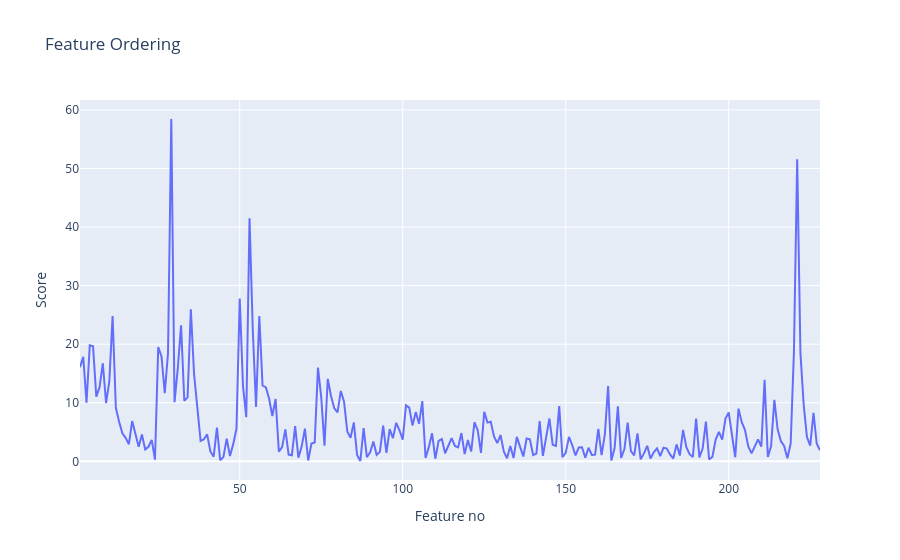
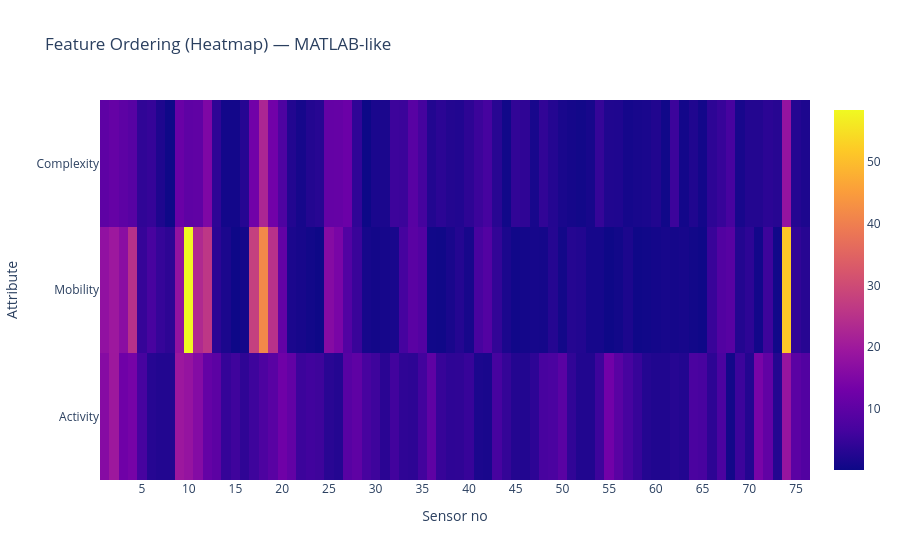

The notebook cell these images were saved under, in order:
### Code cell
# 76 windows × 3 Hjorth features × 8 channels
ictal_hjorth   = np.stack(df['hjorth_parameters_ict'].values, axis=2)
preictal_hjorth = np.stack(df['hjorth_parameters_pre'].values, axis=2)

# Build feature vectors exactly like MATLAB
# Each column: all 3 features × 8 channels for one window
ictal_feature_matrix   = np.hstack([ictal_hjorth[i, :, :].T   for i in range(76)])  # 8×3 per window → 8×(3*76)
preictal_feature_matrix = np.hstack([preictal_hjorth[i, :, :].T for i in range(76)])  # 8×(3*76)

# Stack ictal (class 1) and preictal (class 0) vertically
all_features = np.vstack([ictal_feature_matrix, preictal_feature_matrix])  # 16 × 228
group_labels = np.array([1] * 8 + [0] * 8)  # 1 = ictal, 0 = preictal

# Compute t-test (vectorized across feature columns)
t_statistic, p_values = ttest_ind(
    all_features[group_labels == 1],
    all_features[group_labels == 0],
    axis=0
)

t_stat_abs = np.abs(t_statistic)

# Rank features by absolute t-statistic (descending)
feature_rank_indices = np.argsort(-t_stat_abs)

generate_feature_ordering_line_plot(t_stat_abs)
generate_feature_ordering_heatmap(76, t_stat_abs)
worst_idx = feature_rank_indices[-1]
worst_feature_index = feature_rank_indices[-1]
worst_sensor, worst_attr = decode_feature_matlab(worst_idx)
print(f"WORST feature: Sensor {worst_sensor}, Attribute {worst_attr}, Score={t_stat_abs[worst_idx]:.4f}")

### Figure 1 — Plotly figure (JSON) as saved in the notebook; plotly's stock layout.template omitted (floating-point values rounded to 4 significant figures; data arrays with more than 128 entries replaced by an {"elided": "..."} marker saying what was removed)
{"data": [{"mode": "lines", "name": "t-statistics", "type": "scatter", "x": {"elided": "228 int values"}, "y": {"elided": "228 float values"}}], "layout": {"title": {"text": "Feature Ordering "}, "xaxis": {"title": {"text": "Feature no"}}, "yaxis": {"title": {"text": "Score"}}}}

### Figure 2 — Plotly figure (JSON) as saved in the notebook; plotly's stock layout.template omitted (floating-point values rounded to 4 significant figures; data arrays with more than 128 entries replaced by an {"elided": "..."} marker saying what was removed)
{"data": [{"colorbar": {"title": {"text": ""}}, "type": "heatmap", "x": [1, 2, 3, 4, 5, 6, 7, 8, 9, 10, 11, 12, 13, 14, 15, 16, 17, 18, 19, 20, 21, 22, 23, 24, 25, 26, 27, 28, 29, 30, 31, 32, 33, 34, 35, 36, 37, 38, 39, 40, 41, 42, 43, 44, 45, 46, 47, 48, 49, 50, 51, 52, 53, 54, 55, 56, 57, 58, 59, 60, 61, 62, 63, 64, 65, 66, 67, 68, 69, 70, 71, 72, 73, 74, 75, 76], "y": ["Complexity", "Mobility", "Activity"], "z": {"elided": "3x76 float values"}}], "layout": {"autosize": true, "title": {"text": "Feature Ordering (Heatmap) — MATLAB-like"}, "xaxis": {"tickmode": "array", "ticktext": ["5", "10", "15", "20", "25", "30", "35", "40", "45", "50", "55", "60", "65", "70", "75"], "tickvals": [5, 10, 15, 20, 25, 30, 35, 40, 45, 50, 55, 60, 65, 70, 75], "title": {"text": "Sensor no"}}, "yaxis": {"tickmode": "array", "ticktext": ["Activity", "Mobility", "Complexity"], "tickvals": [0, 1, 2], "title": {"text": "Attribute"}}}}
